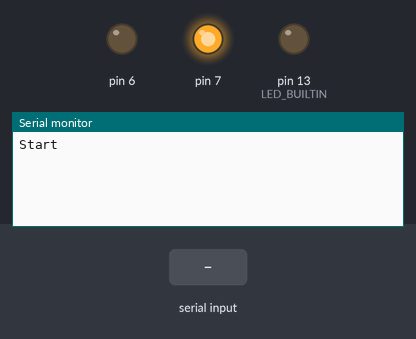
A sketch run on a simulated Arduino Uno, built with avr-gcc and run on an emulated ATmega328P. Shown: output pins drawn as LEDs (lit = HIGH), the last lines printed to the serial monitor. Inputs (shaded band) come from the test bench. Random numbers use the default seed unless the sketch sets one.

Above: at 1.8 s.
1.9 s: "ciao" received over the second serial link
At 3.0 s:
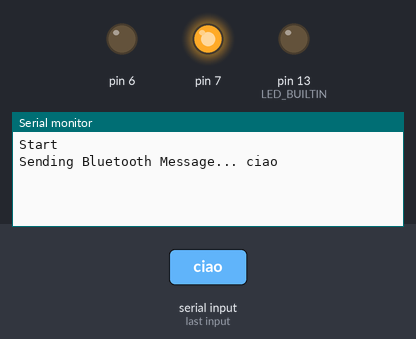
3.5 s: "apri" received over the second serial link
At 4.8 s:
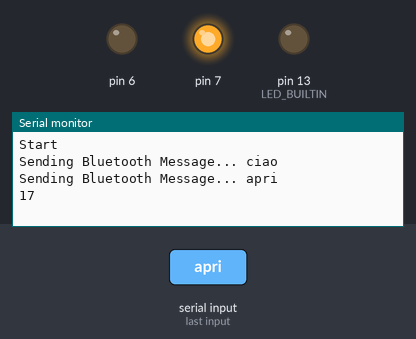
5.1 s: "apri " received over the second serial link
At 5.8 s:
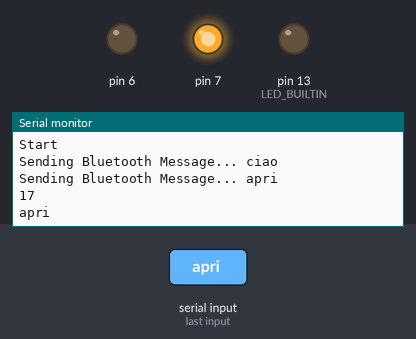

The sketch:

prova_hm10.ino
```cpp
#include <SoftwareSerial.h>

SoftwareSerial ble(2, 3); // RX, TX
int chiave = 5;
char c;
String stringa;
String code;

void setup() {
  // Open serial port
  pinMode(LED_BUILTIN, OUTPUT);
  pinMode(6, OUTPUT);
  pinMode(7, OUTPUT);
  digitalWrite(7, HIGH);
  Serial.begin(9600);
   Serial.println("Start");;
  // begin bluetooth serial port communication
  ble.begin(9600);
}

// Now for the loop

void loop() {

  if(ble.available()) {
    stringa = "";
    do {
      if (ble.available()) {
        c = ble.read();
        stringa += c;
      }
    } while (ble.available());
    Serial.print("Sending Bluetooth Message... ");
    Serial.println(stringa);

    if (stringa.equals("ciao"))
      ble.println("Ciao Salvatore");
    else if (stringa.equals("apri") || stringa.equals("apri ")) {
      int op = random(10, 200/chiave);
      Serial.println(op);
      ble.println(op);

      while (!ble.available());
        code = "";
        delay(5);
      do {
        if (ble.available()) {
          c = ble.read();
          code += c;
        }
      } while (ble.available());
      // LED_BUILTIN
      if (code.toInt() == op*chiave) {
        digitalWrite(6, HIGH);
        digitalWrite(7, LOW);
      }
      else
        Serial.println(code);
    }
    else if (stringa.equals("chiudi")) {
      digitalWrite(6, LOW);
      digitalWrite(7, HIGH);
    }
    else if (stringa.charAt(0) == ('3')) {
      Serial.println(stringa);
    }
    else {
      ble.print("Messaggio inviato: ");
      ble.println(stringa);
    }
  }
  else
    ble.write("In attesa... \n");
    //char c = ble.read();

  delay(500);

}
```

Measured:
- after the input at 1.9 s, the serial monitor: prints a new line after 0.16 s (image 1)
- after the input at 3.5 s, the serial monitor: prints a new line after 0.11 s (image 2)
- after the input at 5.1 s, the serial monitor: prints a new line at once (image 3)
